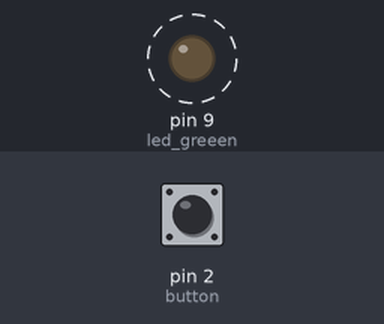
Bench run of a sketch on a simulated Arduino Uno, built with avr-gcc and run on an emulated ATmega328P. Parts: output pins drawn as LEDs (lit = HIGH). Dashed ring = blinking. Inputs (shaded band) come from the test bench; at power-on: pin 2 (button) HIGH.

Above: at 1.8 s.
1.9 s: pin 2 (button) pulled LOW for 3.2 s
Timing chart, 0 to 12.6 s (numbered marks = the images above; inputs shaded):
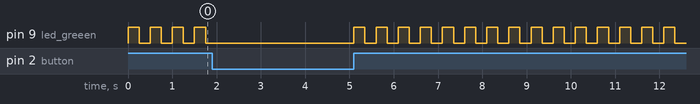

The sketch:

SpaceShip_Interface.ino
```cpp
int led_greeen = 9;
int led_red = 10;
int led_yellow = 11;
int button = 2;

void setup() {

  pinMode(button,INPUT);
  pinMode(led_greeen,OUTPUT);
}

void loop() {
  if(digitalRead(button) == 0){
    digitalWrite(led_red,HIGH);
    digitalWrite(led_yellow,LOW);
    digitalWrite(led_greeen,LOW);
    }
  else{
    digitalWrite(led_red,LOW);
    digitalWrite(led_yellow,LOW);
    digitalWrite(led_greeen,HIGH);
    delay(250);
    digitalWrite(led_yellow,HIGH);
    digitalWrite(led_greeen,LOW);
    delay(250);

    }
}
```
